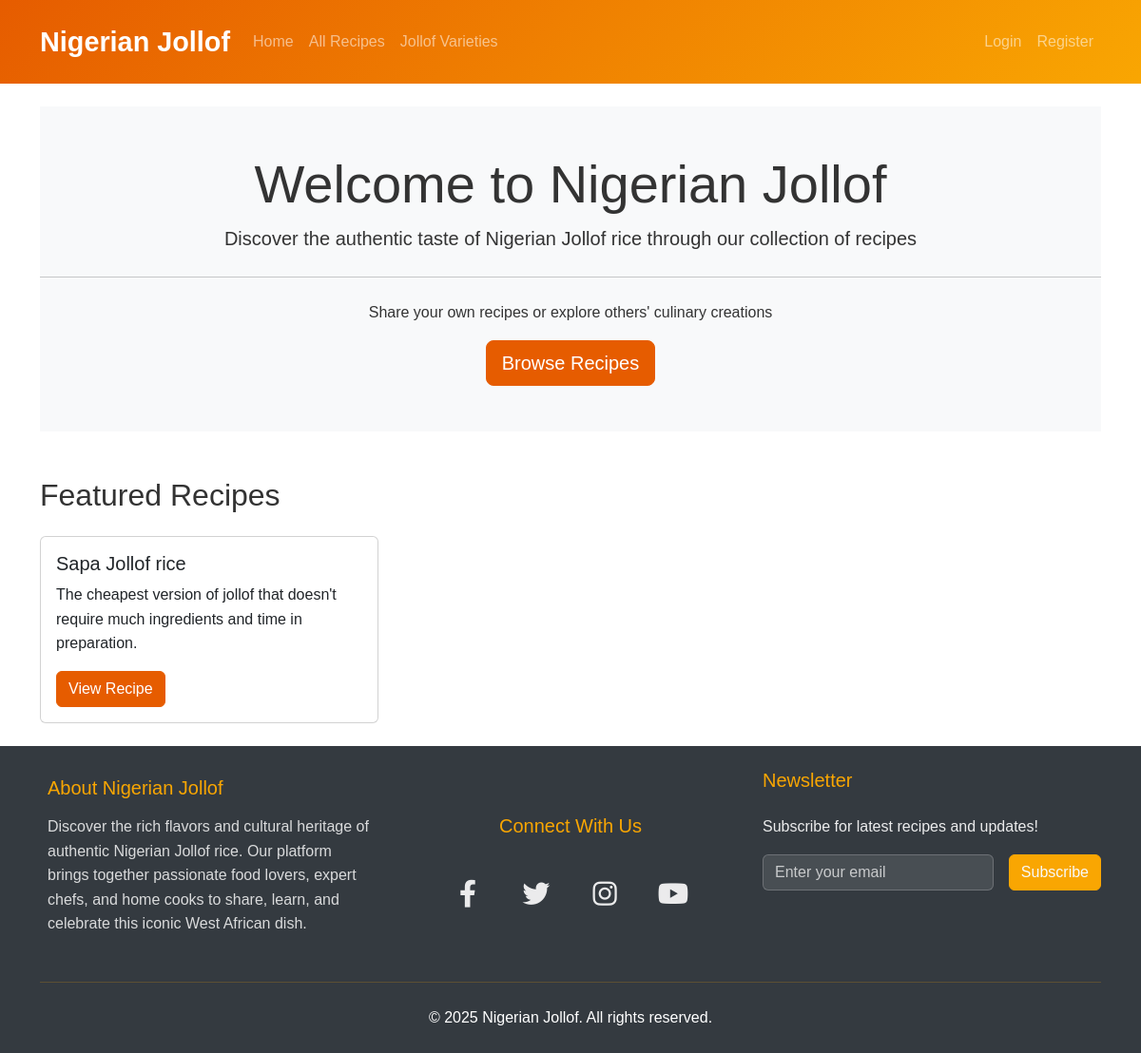
The page / on the database its author committed.
### recipes/models.py (models this page shows, shortened)
class Recipe(models.Model):
    title = models.CharField(max_length=200)
    description = models.TextField()
    ingredients = models.TextField()
    instructions = models.TextField()
    cooking_time = models.IntegerField(help_text="Cooking time in minutes")
    servings = models.IntegerField()
    image = models.ImageField(upload_to='recipes/', blank=True, null=True)
    created_at = models.DateTimeField(auto_now_add=True)
    updated_at = models.DateTimeField(auto_now=True)
    category = models.ForeignKey(Category, on_delete=models.SET_NULL, null=True)
    author = models.ForeignKey(User, on_delete=models.CASCADE)

### recipes/views.py (the view)
# urls.py: 2. Add a URL to urlpatterns:  path('', views.home, name='home')
def home(request):
    featured_recipes = Recipe.objects.all().order_by('-created_at')[:3]
    return render(request, 'recipes/home.html', {'featured_recipes': featured_recipes})

### recipes/templates/recipes/home.html (shortened to what this page needs)
{% extends 'recipes/base.html' %}
{% block content %}
<div class="jumbotron text-center py-5 bg-light">
    <h1 class="display-4">Welcome to Nigerian Jollof</h1>
    <p class="lead">Discover the authentic taste of Nigerian Jollof rice through our collection of recipes</p>
    <hr class="my-4">
    <p>Share your own recipes or explore others' culinary creations</p>
    <a class="btn btn-primary btn-lg" href="{% url 'recipes:recipe_list' %}" role="button">Browse Recipes</a>
</div>
<h2 class="mt-5 mb-4">Featured Recipes</h2>
<div class="row">
    {% for recipe in featured_recipes %}
    <div class="col-md-4 mb-4">
        <div class="card h-100">
            <div class="card-body">
                <h5 class="card-title">{{ recipe.title }}</h5>
                <p class="card-text">{{ recipe.description|truncatewords:30 }}</p>
                <a href="{% url 'recipes:recipe_detail' recipe.pk %}" class="btn btn-primary">View Recipe</a>
            </div>
        </div>
    </div>
    {% endfor %}
</div>
{% endblock %}

### static/recipes/css/style.css (style rules this page uses)
:root { --primary-color: #e65c00; --secondary-color: #f9a602; --accent-color: #2c3e50; --text-color: #333; --light-bg: #f8f9fa; --facebook-color: #2d4373; --twitter-color: #1a6b9e; --instagram-color: #c13584; --youtube-color: #cc0000; }
body { font-family: 'Poppins', sans-serif; color: var(--text-color); line-height: 1.6; }
.btn-primary { background-color: var(--primary-color); border-color: var(--primary-color); }

### rows shown on the page
Recipe: title "Sapa Jollof rice", description "The cheapest version of jollof that doesn't require much ingredients and time in preparation."
